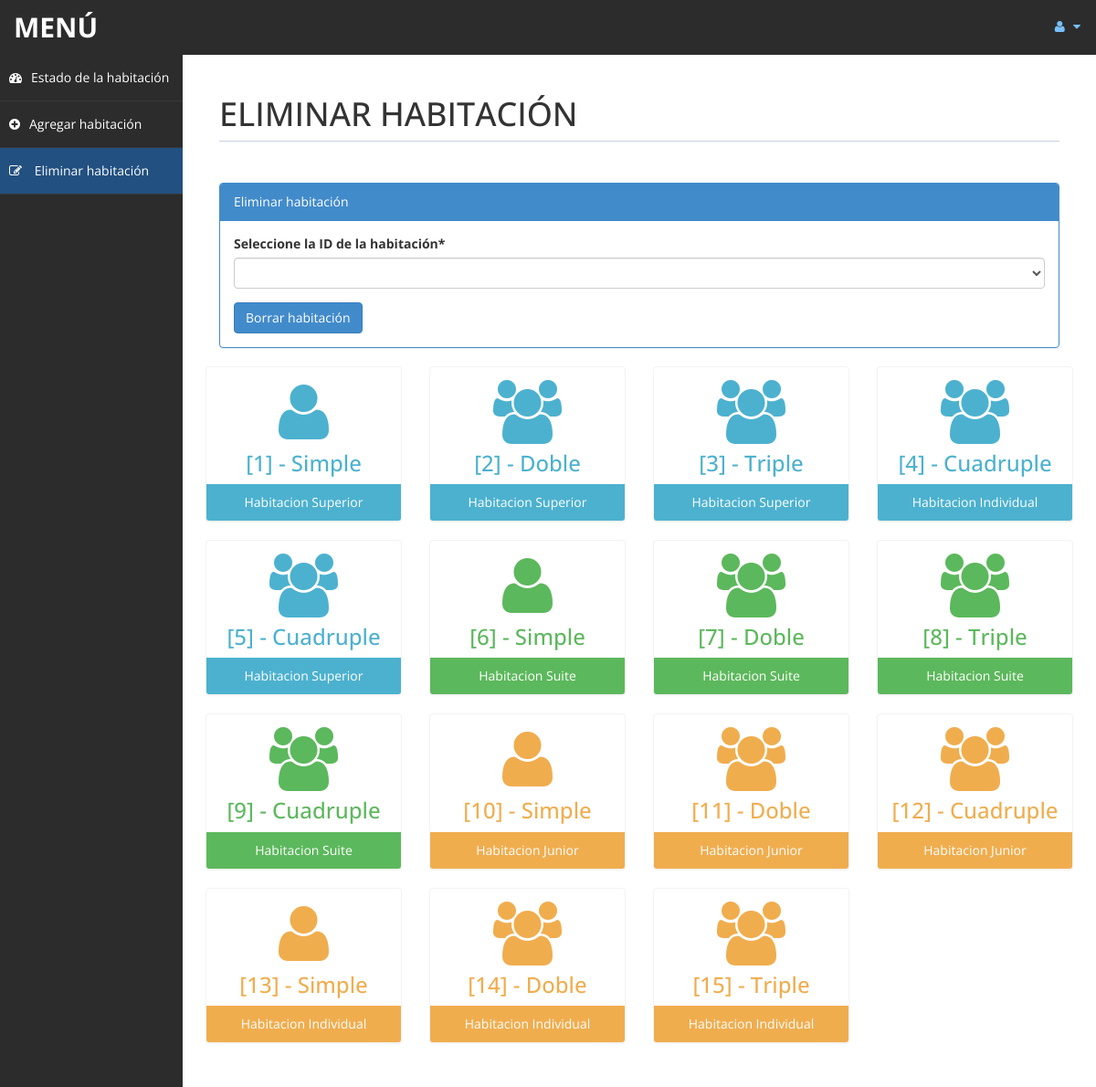
The page /admin/roomdel.php (signed in) on the database as committed earlier.
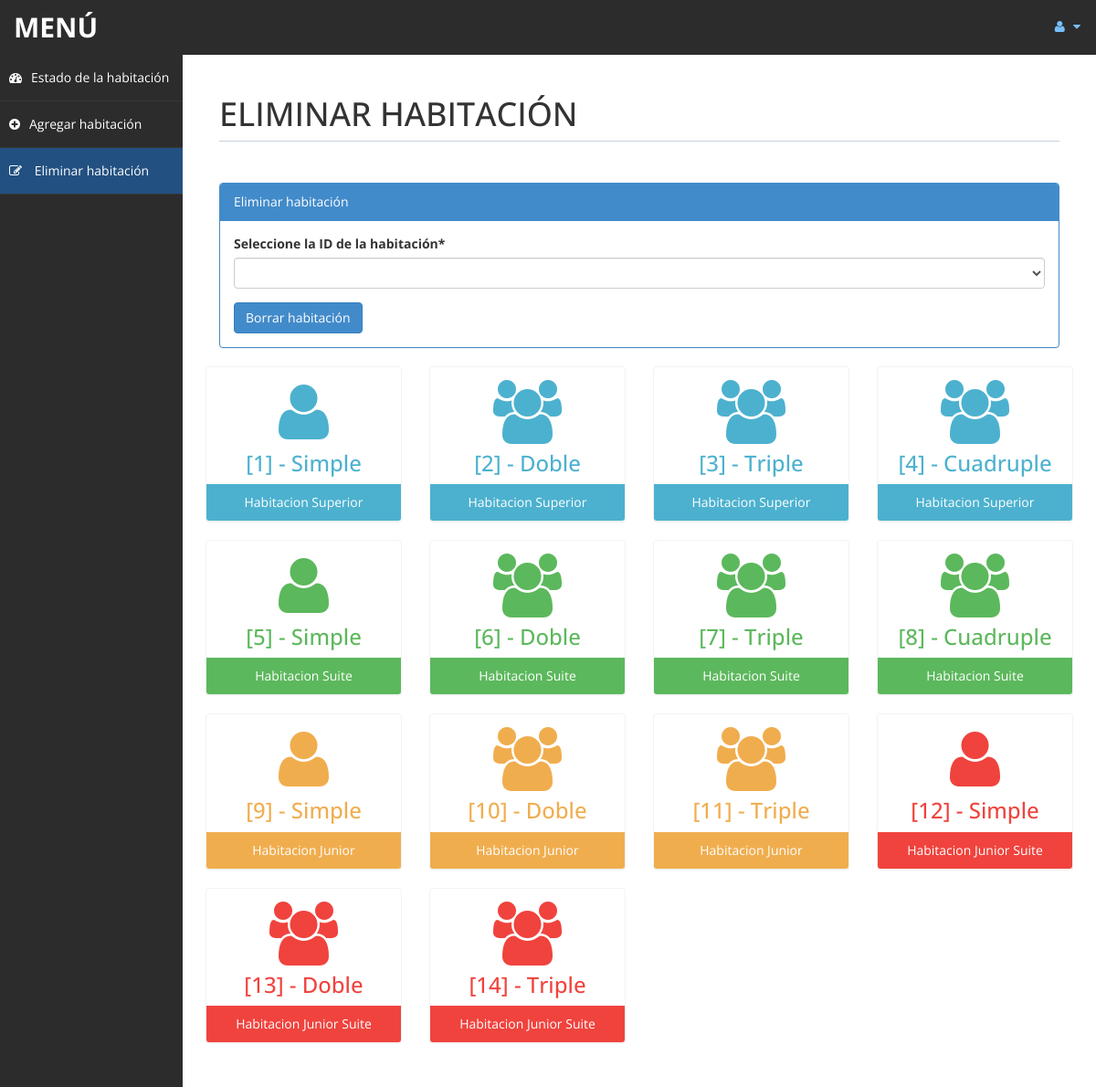
The same page on the database as committed later.
### tables this page shows
CREATE TABLE `habitaciones` (
  `id` int(10) UNSIGNED NOT NULL,                
  `tipo_habitacion` varchar(30) DEFAULT NULL,
  `tipo_cama` varchar(20) DEFAULT NULL,
  `estado_hab` varchar(20) DEFAULT NULL,

  CONSTRAINT PRIMARY KEY (`id`)

);

### admin/roomdel.php (the view, shortened to what this page needs)
<?php
	include('db.php');
	$rsql ="SELECT id FROM `habitaciones`";
	$rre=mysqli_query($con,$rsql);
?>
<!DOCTYPE html>
<html xmlns="http://www.w3.org/1999/xhtml">
<head>
    <link href="assets/css/bootstrap.css" rel="stylesheet" />
    <link href="assets/css/font-awesome.css" rel="stylesheet" />
    <link href="assets/css/custom-styles.css" rel="stylesheet" />
</head>
<body>
    <div id="wrapper">
        <nav class="navbar navbar-default top-navbar" role="navigation">
            <div class="navbar-header">
                <a class="navbar-brand" href="home.php">MENÚ</a>
            </div>
            <ul class="nav navbar-top-links navbar-right">
                <li class="dropdown">
                    <a class="dropdown-toggle" data-toggle="dropdown" href="#" aria-expanded="false">
                        <i class="fa fa-user fa-fw"></i> <i class="fa fa-caret-down"></i>
                    </a>
                </li>
            </ul>
        </nav>
        <nav class="navbar-default navbar-side" role="navigation">
            <div class="sidebar-collapse">
                <ul class="nav" id="main-menu">
                    <li>
                        <a href="settings.php"><i class="fa fa-dashboard"></i>Estado de la habitación</a>
                    </li>
					<li>
                        <a href="room.php"><i class="fa fa-plus-circle"></i>Agregar habitación</a>
                    </li>
                    <li>
                        <a class="active-menu" href="roomdel.php"><i class="fa fa-pencil-square-o"></i> Eliminar habitación</a>
                    </li>
				</ul>
            </div>
        </nav>
        <div id="page-wrapper" >
            <div id="page-inner">
			 	<div class="row">
                    <div class="col-md-12">
                        <h1 class="page-header">ELIMINAR HABITACIÓN</h1>
                    </div>
                </div>
            <div class="row">
                <div class="col-md-12 col-sm-12">
                    <div class="panel panel-primary">
                        <div class="panel-heading">
                       		Eliminar habitación
						</div>
                        <div class="panel-body">
						<form name="form" method="post">
                            <div class="form-group">
                                <label>Seleccione la ID de la habitación*</label>
								<select name="id"  class="form-control" required>
									<option value selected ></option>
									<?php
										while($rrow=mysqli_fetch_array($rre)) {
										$value = $rrow['id'];
											echo '<option value="'.$value.'">'.$value.'</option>';
										}
									?>
								</select>
                            </div>
							<input type="submit" name="del" value="Borrar habitación" class="btn btn-primary">
						</form>
                        </div>
                    </div>
                </div>
           		<?php
					include ('db.php');
					$sql = "SELECT * FROM `habitaciones`";
					$re = mysqli_query($con, $sql);
				?>
				<div class="row">
					<?php
						while($row= mysqli_fetch_array($re)) {
							$id = $row['tipo_habitacion'];
							if($id == "Habitacion Superior") {
								$bg_color = "bg-color-blue";
								$footer_color = "back-footer-blue";
							}
							else if($id == "Habitacion Suite") {
								$bg_color = "bg-color-green";
								$footer_color = "back-footer-green";
							}
							else if($id == "Habitacion Junior") {
								$bg_color = "bg-color-brown";
								$footer_color = "back-footer-brown";
							}
							else if($id == "Habitacion Junior Suite") {
								$bg_color = "bg-color-red";
								$footer_color = "back-footer-red";
							}
							if($row['tipo_cama'] == "Simple") {
								$icono = "fa-user";
							} else{
								$icono = "fa-users";
							}
							echo"<div class='col-md-3 col-sm-12 col-xs-12'>
								<div class='panel panel-primary text-center no-boder $bg_color'>
									<div class='panel-body'>
										<i class='fa $icono fa-5x'></i>
										<h3> [".$row['id']."] - ".$row['tipo_cama']."</h3>
									</div>
									<div class='panel-footer $footer_color'>
										".$row['tipo_habitacion']."
									</div>
								</div>
							</div>";
						}
					?>
                </div>
			</div>
			</div>
		</div>
	</div>
</body>
</html>

Rows that differ between the two databases and show on the page:
removed habitaciones: id "15", tipo_cama "Triple", tipo_habitacion "Habitacion Individual"
changed habitaciones id 4: tipo_habitacion "Habitacion Individual" → "Habitacion Superior"
changed habitaciones id 5: tipo_cama "Cuadruple" → "Simple"; tipo_habitacion "Habitacion Superior" → "Habitacion Suite"
changed habitaciones id 6: tipo_cama "Simple" → "Doble"
changed habitaciones id 7: tipo_cama "Doble" → "Triple"
changed habitaciones id 8: tipo_cama "Triple" → "Cuadruple"
changed habitaciones id 9: tipo_cama "Cuadruple" → "Simple"; tipo_habitacion "Habitacion Suite" → "Habitacion Junior"
changed habitaciones id 10: tipo_cama "Simple" → "Doble"
changed habitaciones id 11: tipo_cama "Doble" → "Triple"
changed habitaciones id 12: tipo_cama "Cuadruple" → "Simple"; tipo_habitacion "Habitacion Junior" → "Habitacion Junior Suite"
changed habitaciones id 13: tipo_cama "Simple" → "Doble"; tipo_habitacion "Habitacion Individual" → "Habitacion Junior Suite"
changed habitaciones id 14: tipo_cama "Doble" → "Triple"; tipo_habitacion "Habitacion Individual" → "Habitacion Junior Suite"
